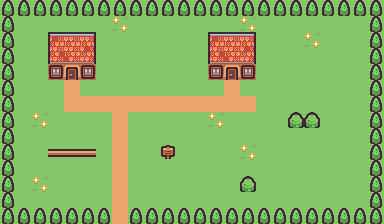

The image is a tile-based game level rendered from a .tmx file. Its description and complete source (layers, tilesets, objects, tile grids) follow:
An orthogonal 24x14 tile map with 16x16 px tiles, 2 tile layers (ground, deco) and 6 objects (3x npc, sign, chest, warp).

<map version="1.10" tiledversion="1.10.2" orientation="orthogonal" renderorder="right-down" width="24" height="14" tilewidth="16" tileheight="16" infinite="0" nextlayerid="4" nextobjectid="7">
 <properties>
  <property name="name" value="시작의 마을" />
  <property name="bgm" value="village" />
  <property name="start_x" type="int" value="4" />
  <property name="start_y" type="int" value="6" />
  <property name="encounters" value="[]" />
 </properties>
 <tileset firstgid="1" source="town.tsx" />
 <layer id="1" name="ground" width="24" height="14">
  <data encoding="csv">
1,1,1,1,1,1,1,1,1,1,1,1,1,1,1,1,1,1,1,1,1,1,1,1,
1,1,1,1,1,1,1,3,1,1,1,1,1,1,1,3,1,1,1,1,1,1,1,1,
1,1,1,1,1,1,1,1,1,1,1,1,1,1,1,1,1,1,1,3,1,1,1,1,
1,1,1,1,1,1,1,1,1,1,1,1,1,1,1,1,1,1,1,1,1,1,1,1,
1,1,1,1,1,1,1,1,1,1,1,1,1,1,1,1,1,1,1,1,1,1,1,1,
1,1,1,1,26,1,1,1,1,1,1,1,1,1,26,1,1,1,1,1,1,1,1,1,
1,1,1,1,26,26,26,26,26,26,26,26,26,26,26,26,1,1,1,1,1,1,1,1,
1,1,3,1,1,1,1,26,1,1,1,1,1,3,1,1,1,1,1,1,1,1,1,1,
1,1,1,1,1,1,1,26,1,1,1,1,1,1,1,1,1,1,1,1,1,1,1,1,
1,1,1,1,1,1,1,26,1,1,1,1,1,1,1,3,1,1,1,1,1,1,1,1,
1,1,1,1,1,1,1,26,1,1,1,1,1,1,1,1,1,1,1,1,1,1,1,1,
1,1,3,1,1,1,1,26,1,1,1,1,1,1,1,1,1,1,1,1,1,1,1,1,
1,1,1,1,1,1,1,26,1,1,1,1,1,1,1,1,1,1,1,1,1,1,1,1,
1,1,1,1,1,1,1,26,1,1,1,1,1,1,1,1,1,1,1,1,1,1,1,1
</data>
 </layer>
 <layer id="2" name="deco" width="24" height="14">
  <data encoding="csv">
29,29,29,29,29,29,29,29,29,29,29,29,29,29,29,29,29,29,29,29,29,29,29,29,
29,0,0,0,0,0,0,0,0,0,0,0,0,0,0,0,0,0,0,0,0,0,0,29,
29,0,0,53,54,55,0,0,0,0,0,0,0,53,54,55,0,0,0,0,0,0,0,29,
29,0,0,65,66,67,0,0,0,0,0,0,0,65,66,67,0,0,0,0,0,0,0,29,
29,0,0,85,86,85,0,0,0,0,0,0,0,85,86,85,0,0,0,0,0,0,0,29,
29,0,0,0,0,0,0,0,0,0,0,0,0,0,0,0,0,0,0,0,0,0,0,29,
29,0,0,0,0,0,0,0,0,0,0,0,0,0,0,0,0,0,0,0,0,0,0,29,
29,0,0,0,0,0,0,0,0,0,0,0,0,0,0,0,0,0,6,6,0,0,0,29,
29,0,0,0,0,0,0,0,0,0,0,0,0,0,0,0,0,0,0,0,0,0,0,29,
29,0,0,82,82,82,0,0,0,0,84,0,0,0,0,0,0,0,0,0,0,0,0,29,
29,0,0,0,0,0,0,0,0,0,0,0,0,0,0,0,0,0,0,0,0,0,0,29,
29,0,0,0,0,0,0,0,0,0,0,0,0,0,0,6,0,0,0,0,0,0,0,29,
29,0,0,0,0,0,0,0,0,0,0,0,0,0,0,0,0,0,0,0,0,0,0,29,
29,29,29,29,29,29,29,0,29,29,29,29,29,29,29,29,29,29,29,29,29,29,29,29
</data>
 </layer>
 <objectgroup id="3" name="objects">
  <object id="1" name="촌장" type="npc" x="80" y="112" width="16" height="16">
   <properties>
    <property name="sprite" type="int" value="2" />
    <property name="facing" value="down" />
    <property name="dialogue" value="[[&quot;어서 오게, 여행자여.&quot;, &quot;마을 남쪽 들판에는 몬스터가 나온다네.&quot;], [&quot;C 또는 Tab 키로 메뉴를 열 수 있지.&quot;, &quot;장비를 챙기고 조심해서 다녀오게!&quot;]]" />
   </properties>
  </object>
  <object id="2" name="여관 주인" type="npc" x="240" y="80" width="16" height="16">
   <properties>
    <property name="sprite" type="int" value="5" />
    <property name="facing" value="down" />
    <property name="action" value="inn" />
    <property name="dialogue" value="[[&quot;지친 얼굴이구먼.&quot;, &quot;푹 쉬었다 가게. 돈은 안 받네.&quot;]]" />
   </properties>
  </object>
  <object id="3" name="꼬마" type="npc" x="288" y="144" width="16" height="16">
   <properties>
    <property name="sprite" type="int" value="4" />
    <property name="facing" value="left" />
    <property name="wander" type="int" value="2" />
    <property name="dialogue" value="[[&quot;들판에 갔다가 박쥐한테 쫓겼어!&quot;, &quot;박쥐는 엄청 빨라서 도망치기 어려워.&quot;]]" />
   </properties>
  </object>
  <object id="4" name="표지판" type="sign" x="160" y="144" width="16" height="16">
   <properties>
    <property name="dialogue" value="[[&quot;↓ 남쪽: 바람의 들판&quot;, &quot;(풀숲에서 몬스터가 나타남)&quot;]]" />
   </properties>
  </object>
  <object id="5" name="village_chest_1" type="chest" x="320" y="48" width="16" height="16">
   <properties>
    <property name="item" value="potion" />
    <property name="qty" type="int" value="2" />
   </properties>
  </object>
  <object id="6" name="to_meadow" type="warp" x="112" y="208" width="16" height="16">
   <properties>
    <property name="to_map" value="meadow" />
    <property name="to_x" type="int" value="7" />
    <property name="to_y" type="int" value="1" />
    <property name="facing" value="down" />
   </properties>
  </object>
 </objectgroup>
</map>
